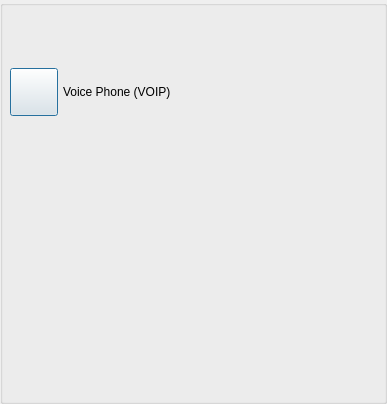
<?xml version="1.0" encoding="UTF-8"?>
<ui version="4.0">
 <class>ToFriendBaseDlg</class>
 <widget class="QDialog" name="ToFriendBaseDlg">
  <property name="geometry">
   <rect>
    <x>0</x>
    <y>0</y>
    <width>387</width>
    <height>404</height>
   </rect>
  </property>
  <property name="windowTitle">
   <string>Dialog</string>
  </property>
  <property name="styleSheet">
   <string notr="true"/>
  </property>
  <layout class="QVBoxLayout" name="verticalLayout">
   <property name="spacing">
    <number>0</number>
   </property>
   <property name="leftMargin">
    <number>0</number>
   </property>
   <property name="topMargin">
    <number>0</number>
   </property>
   <property name="rightMargin">
    <number>0</number>
   </property>
   <property name="bottomMargin">
    <number>0</number>
   </property>
   <item>
    <widget class="QGroupBox" name="DlgItemsBox">
     <property name="minimumSize">
      <size>
       <width>0</width>
       <height>0</height>
      </size>
     </property>
     <property name="title">
      <string/>
     </property>
     <layout class="QVBoxLayout" name="verticalLayout_2">
      <property name="spacing">
       <number>5</number>
      </property>
      <property name="leftMargin">
       <number>7</number>
      </property>
      <property name="topMargin">
       <number>7</number>
      </property>
      <property name="rightMargin">
       <number>7</number>
      </property>
      <property name="bottomMargin">
       <number>7</number>
      </property>
      <item>
       <widget class="IdentWidget" name="FriendIdentWidget" native="true">
        <property name="sizePolicy">
         <sizepolicy hsizetype="Preferred" vsizetype="Fixed">
          <horstretch>0</horstretch>
          <verstretch>0</verstretch>
         </sizepolicy>
        </property>
        <property name="minimumSize">
         <size>
          <width>0</width>
          <height>50</height>
         </size>
        </property>
        <property name="maximumSize">
         <size>
          <width>16777215</width>
          <height>50</height>
         </size>
        </property>
       </widget>
      </item>
      <item>
       <layout class="QHBoxLayout" name="horizontalLayout">
        <item>
         <widget class="VxPushButton" name="PermissionButton">
          <property name="minimumSize">
           <size>
            <width>48</width>
            <height>48</height>
           </size>
          </property>
          <property name="maximumSize">
           <size>
            <width>48</width>
            <height>48</height>
           </size>
          </property>
          <property name="text">
           <string/>
          </property>
          <property name="iconSize">
           <size>
            <width>48</width>
            <height>48</height>
           </size>
          </property>
         </widget>
        </item>
        <item>
         <widget class="QLabel" name="PermissionLabel">
          <property name="text">
           <string>Voice Phone (VOIP)</string>
          </property>
         </widget>
        </item>
       </layout>
      </item>
      <item>
       <widget class="QWidget" name="ContentWidget" native="true">
        <property name="sizePolicy">
         <sizepolicy hsizetype="Expanding" vsizetype="Expanding">
          <horstretch>0</horstretch>
          <verstretch>0</verstretch>
         </sizepolicy>
        </property>
        <property name="minimumSize">
         <size>
          <width>0</width>
          <height>0</height>
         </size>
        </property>
        <property name="maximumSize">
         <size>
          <width>16777215</width>
          <height>16777215</height>
         </size>
        </property>
        <layout class="QGridLayout" name="gridLayout_2">
         <property name="leftMargin">
          <number>0</number>
         </property>
         <property name="topMargin">
          <number>0</number>
         </property>
         <property name="rightMargin">
          <number>0</number>
         </property>
         <property name="bottomMargin">
          <number>0</number>
         </property>
         <property name="spacing">
          <number>0</number>
         </property>
         <item row="0" column="0">
          <layout class="QGridLayout" name="ContentLayout">
           <property name="spacing">
            <number>0</number>
           </property>
          </layout>
         </item>
        </layout>
       </widget>
      </item>
     </layout>
    </widget>
   </item>
  </layout>
 </widget>
 <customwidgets>
  <customwidget>
   <class>VxPushButton</class>
   <extends>QPushButton</extends>
   <header>VxPushButton.h</header>
  </customwidget>
  <customwidget>
   <class>IdentWidget</class>
   <extends>QWidget</extends>
   <header location="global">IdentWidget.h</header>
   <container>1</container>
  </customwidget>
 </customwidgets>
 <resources/>
 <connections/>
</ui>
